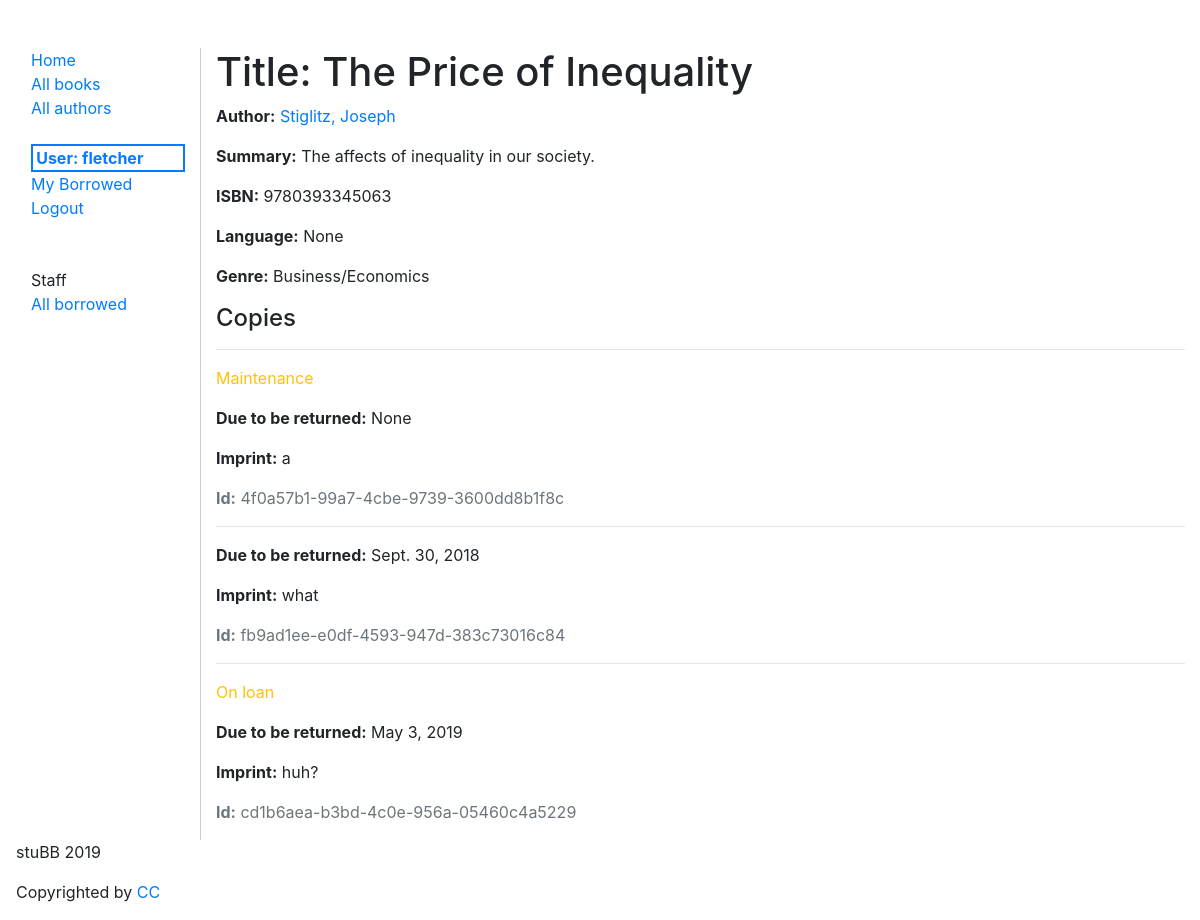
The page /catalog/book/1 (signed in) on the database its author committed.
### catalog/models.py (models this page shows, shortened)
class Book(models.Model):
  title = models.CharField(max_length=200)
  author = models.ForeignKey('Author', on_delete=models.SET_NULL, null=True)
  summary = models.TextField(max_length=1000, help_text="Enter a brief description of the book")
  isbn = models.CharField('ISBN', max_length=14,
                          help_text='13 Character <a href="https://www.isbn-international.org/content/what-isbn">ISBN number</a>')
  genre = models.ManyToManyField(Genre, help_text="Select a genre for this book")
  subject = models.CharField(max_length=100, null=True, blank=True)
  publisher = models.CharField(max_length=250, null=True, blank=True)
  contributor = models.CharField(max_length=200, null=True, blank=True, help_text="An entity responsible for making contributions to the content of the resource.")
  date = models.DateField(null=True, blank=True,)
  type = models.CharField(max_length=60, null=True, blank=True, help_text="Genre")
  format = models.CharField(max_length=60, null=True, blank=True, help_text="Format may include the media-type or dimensions of the resource.")
  source = models.CharField(max_length=60, null=True, blank=True)
  language = models.CharField(max_length=60, null=True, blank=True)
  relation = models.CharField(max_length=60, null=True, blank=True, help_text="A reference to a related resource.")
  coverage = models.CharField(max_length=250, null=True, blank=True, help_text="Coverage will typically include spatial location (a place name or geographic coordinates), temporal period (a period label, date, or date range) or jurisdiction (such as a named administrative entity).")
  rights = models.CharField(max_length=250, null=True, blank=True, help_text="A Rights element will contain a rights management statement for the resource, or reference a service providing such information.")
  class Meta:
    ordering = ['title']
  def display_genre(self):
    """Note: Getting the genre may not be a good idea here, because
      of the "cost" of the database operation. We're showing you how because
      calling functions in your models can be very useful for other reasons —
      for example to add a Delete link next to every item in the list."""
    """Creates a string for the Genre. This is required to display genre in Admin."""
    return ', '.join([genre.name for genre in self.genre.all()[:3]])
  display_genre.short_description = 'Genre'

class Author(models.Model):
  first_name = models.CharField(max_length=100)
  last_name = models.CharField(max_length=100)
  date_of_birth = models.DateField(null=True, blank=True, verbose_name='Birthdate (yyyy-mm-dd)' )
  date_of_death = models.DateField('died', null=True, blank=True)
  born_in = models.CharField(max_length=200, null=True, blank=True)
  education = models.CharField(max_length=200, null=True, blank=True)
  COMMON_BOOK_AWARDS = (
    ('booker', 'Booker Award'),
    ('caldecott', 'Caldecott Medal'),
    ('nba', 'National Book Award'),
    ('nbcca', 'National Book Critics Circle Award'),
    ('newbery', 'Newbery Medal'),
    ('npl', 'Nobel Prize for Literature'),
    ('p/f', 'PEN/Faulkner Award'),
    ('pp', 'Pulitzer Prize'),
    ('cwp', "Commonwealth Writers' Prize"),
    ('emma', 'EMMA Awards')
  )
  awards = models.CharField(max_length=10, choices=COMMON_BOOK_AWARDS, null=True, blank=True)
  class Meta:
    ordering = ["last_name", "first_name"]
  def __str__(self):
    return '{0}, {1}'.format(self.last_name, self.first_name)

class Genre(models.Model):
  name = models.CharField(max_length=200, help_text="Enter a book genre (e.g. Science Fiction, French Poetry etc.)")
  class Meta:
    ordering = ['name']
  def __str__(self):
    return self.name

class BookInstance(models.Model):
  id = models.UUIDField(primary_key=True, default=uuid.uuid4,
                        help_text="Unique ID for this particular book across whole library")
  book = models.ForeignKey('Book', on_delete=models.SET_NULL, null=True)
  imprint = models.CharField(max_length=200)
  due_back = models.DateField(null=True, blank=True)
  borrower = models.ForeignKey(User, on_delete=models.SET_NULL, null=True, blank=True)
  LOAN_STATUS = (
    ('d', 'Maintenance'),
    ('o', 'On loan'),
    ('a', 'Available'),
    ('r', 'Reserved'),
  )
  status = models.CharField(max_length=1, choices=LOAN_STATUS, blank=True, default='d', help_text='Book availability')
  class Meta:
    ordering = ["due_back"]
    permissions = (("can_mark_returned", "Set book as returned"),)

### catalog/views.py (the view)
# urls.py: path('book/<int:pk>', views.BookDetailView.as_view(), name='book-detail'),
class BookDetailView(LoginRequiredMixin, generic.DetailView):
  model = Book

### templates/catalog/book_detail.html (shortened to what this page needs)
{% extends 'catalog/base.html' %}
{% block content %}
  <h1>Title: {{ book.title }}</h1>
  <p><strong>Author:</strong> <a href="{% url 'author-detail' book.author.pk %}">{{ book.author }}</a>
  <p><strong>Summary:</strong> {{ book.summary }}</p>
  <p><strong>ISBN:</strong> {{ book.isbn }}</p>
  <p><strong>Language:</strong> {{ book.language }}</p>
  <p><strong>Genre:</strong> {% for genre in book.genre.all %} {{ genre }}{% if not forloop.last %}, {% endif %}{% endfor %}</p>
  <div>
    <h4>Copies</h4>
    {% for copy in book.bookinstance_set.all %}
      <hr>
      <p class="{% if copy.status == 'a' %}text-success{% elif copy.status == 'm' %}text-danger{% else %}text-warning{% endif %}">{{ copy.get_status_display }}</p>
      {% if copy.status != 'a' %}
        <p><strong>Due to be returned:</strong> {{copy.due_back}}</p>
      {% endif %}
      <p><strong>Imprint:</strong> {{copy.imprint}}</p>
      <p class="text-muted"><strong>Id:</strong> {{copy.id}}</p>
    {% endfor %}
  </div>
{% endblock %}

### templates/catalog/base.html (shortened to what this page needs)
<!DOCTYPE html>
<html lang="en">
  <head>
    {% load staticfiles %}
    {% block head %}
    <link rel="stylesheet" href="{% static 'styles/catalog.css' %}" />
    <link rel="stylesheet" href="https://stackpath.bootstrapcdn.com/bootstrap/4.1.3/css/bootstrap.min.css">
    {% endblock %}
  </head>
  <body>
    <div class="container-fluid">
    <div class="row">
      <div class="col-sm-2">
      {% block sidebar %}
        <ul class="sidebar-nav">
          <li><a href="{% url 'index' %}">Home</a></li>
          <li><a href="{% url 'books' %}">All books</a></li>
          <li><a href="{% url 'authors' %}">All authors</a></li><br />
        {% if user.is_authenticated %}
          <li class="current-user">User: {{ user.get_username }}</li>
          <li><a href="{% url 'my-borrowed' %}">My Borrowed</a> </li>
          <li><a href="{% url 'logout'%}">Logout</a></li>
          <br><br>
          <li>Staff</li>
          <li><a href="{% url 'all-borrowed' %}">All borrowed</a></li>
        {% else %}
          <li><a href="{% url 'login'%}">Login</a></li>
        {% endif %}
        </ul>
     {% endblock %}
      </div>
      <div class="col-sm-10 content">
        {% block content %}{% endblock %}
      </div>
    </div>
  </div>
  <footer class="basic-footer">
      <p> stuBB 2019</p>
      <p>Copyrighted by <a href="https://creativecommons.org/licenses/by/3.0/">CC</a></p>
  </footer>
  </body>
</html>

### catalog/static/styles/catalog.css (style rules this page uses)
.sidebar-nav { margin-top: 3em; list-style: none; margin-left: -1.5em; }
.content { margin-top: 3em; border-left: 1px solid #ccc; }
.current-user { border: 2px solid #077bff; color: #077bff; font-weight: bold; padding-left: .2em; }
footer { padding-left: 1em; }

### rows shown on the page
Book: title "The Price of Inequality", author "Stiglitz, Joseph", summary "The affects of inequality in our society.", isbn "9780393345063", language "None"
Genre: name "Business/Economics"
BookInstance: status "Maintenance", due_back "None", imprint "a", id "4f0a57b1-99a7-4cbe-9739-3600dd8b1f8c"
BookInstance: due_back "Sept. 30, 2018", imprint "what", id "fb9ad1ee-e0df-4593-947d-383c73016c84"
BookInstance: status "On loan", due_back "May 3, 2019", imprint "huh?", id "cd1b6aea-b3bd-4c0e-956a-05460c4a5229"

### other values the page prints
{{ user.get_username }} "fletcher"
